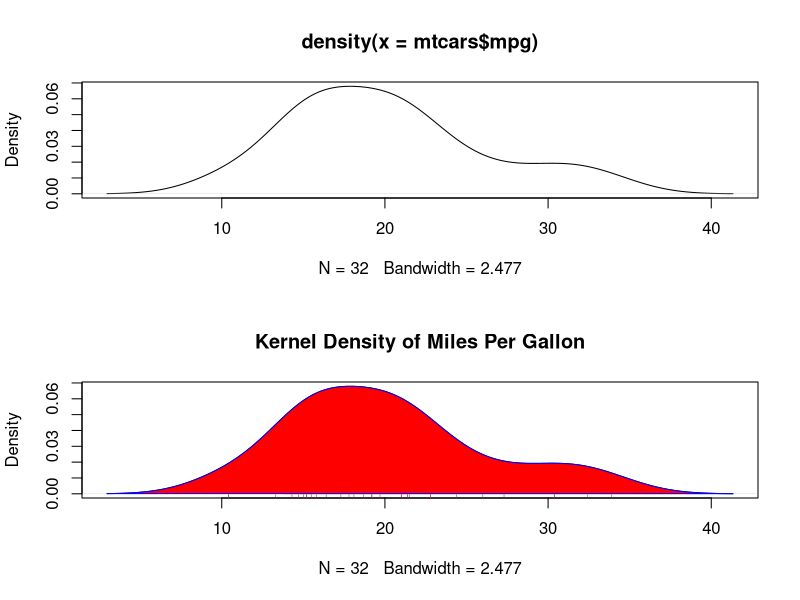
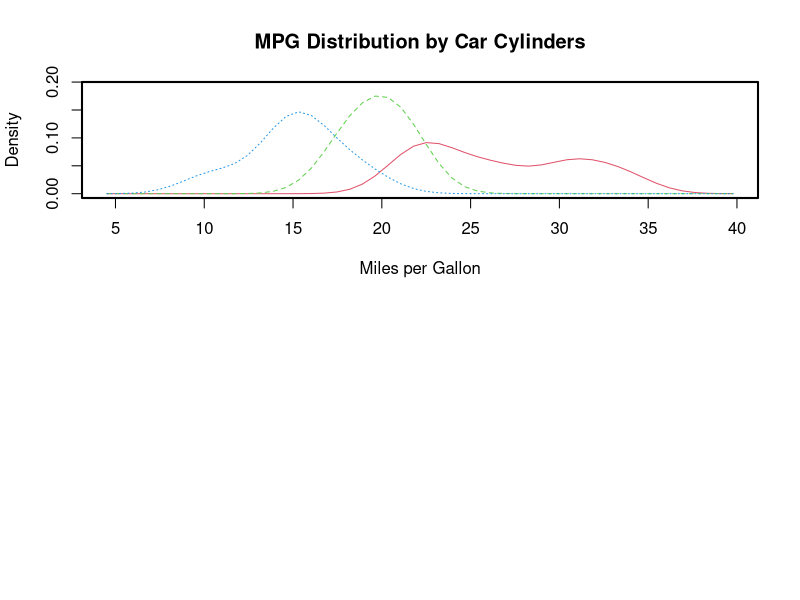

Recreate these plots in R, in order. (Note: this script raises an error after producing the figures.)
#KERNEL DENSITY PLOT | Use to compare groups
par(mfrow=c(2,1))
d<-density(mtcars$mpg)
plot(d)

d <- density(mtcars$mpg)
plot(d, main="Kernel Density of Miles Per Gallon")
polygon(d, col="red", border="blue")
rug(mtcars$mpg, col="brown") 

#COMPARATIVE KERNEL DENSITY PLOTS
par(lwd=2)
library(sm)
attach(mtcars)
cyl.f<-factor(cyl, levels=c(4,6,8), labels=c("4 cylinder","6 cylinder", "8 cylinder")) #create grouping factors

sm.density.compare(mpg,cyl,xlab='Miles per Gallon') #plot
title(main='MPG Distribution by Car Cylinders') #title

colfill<-c(2:(1+length(levels(cyl.f))))
legend(locator(1), levels(cyl.f), fill=colfill)#add via click

detach(mtcars)
